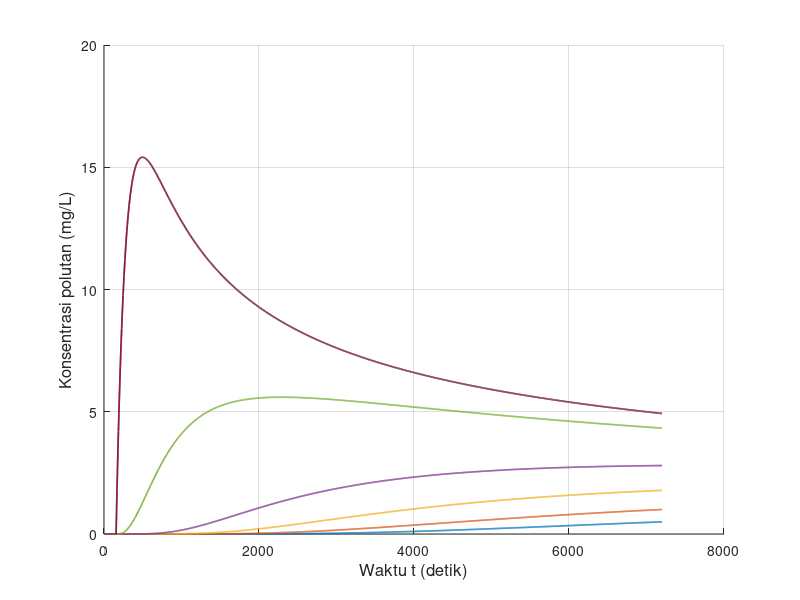

This chart was generated by the following MATLAB code: (Note: this script raises an error after producing the figure.)
clear; clc; close all;

% Feby Syarief Al A`raaf
% 26050124130087
% Oseanografi C
%
% Simulasi adveksi 1 dimensi metode FTCS
% Sumber polutan diskontinu
% Grafik: konsentrasi polutan terhadap waktu
% NIM = 087, sehingga:
% x = 0, y = 8, z = 7
% Konsentrasi sumber = 10*z = 70 mg/L

x = 0;
y = 8;
z = 7;

folder_output = 'output_Diskontinu_FTCS_Terhadap_Waktu';
if ~exist(folder_output, 'dir')
    mkdir(folder_output);
end

Ad1 = 0;
L   = 3000;
T   = 7200;
C   = 10 * z;

scenario(1).nama = 'Skenario 1';
scenario(1).dx   = 15;
scenario(1).dt   = 6;
scenario(1).Ad2  = 0.5;
scenario(1).n    = 20 + z;
scenario(1).m    = 15 + z;

scenario(2).nama = 'Skenario 2';
scenario(2).dx   = 30;
scenario(2).dt   = 6;
scenario(2).Ad2  = 0.05;
scenario(2).n    = 20 + z;
scenario(2).m    = 30 + z;

scenario(3).nama = 'Skenario 3';
scenario(3).dx   = 15;
scenario(3).dt   = 6;
scenario(3).Ad2  = 1;
scenario(3).n    = 20 + z;
scenario(3).m    = 15 + z;

for s = 1:numel(scenario)

    fprintf('\nMemproses %s\n', scenario(s).nama);

    dx   = scenario(s).dx;
    dt   = scenario(s).dt;
    Ad2  = scenario(s).Ad2;
    nsrc = scenario(s).n;
    m    = scenario(s).m;

    n     = 0:dt:T;
    t     = 0:dx:L;
    nmax  = length(n);
    mmax  = length(t);

    alpha1 = (Ad1 * dt) / dx^2;
    alpha2 = (Ad2 * dt) / dx^2;

    fprintf('dx = %.3f m, dt = %.3f s, Ad2 = %.3f m^2/s, n = %d, m = %d\n', dx, dt, Ad2, nsrc, m);
    fprintf('nmax = %d, mmax = %d, alpha2 = %.6f\n', nmax, mmax, alpha2);

    if m > mmax
        fprintf('%s tidak dapat diproses karena grid sumber di luar domain.\n', scenario(s).nama);
        continue;
    end

    if nsrc > nmax
        fprintf('%s tidak dapat diproses karena waktu sumber di luar domain.\n', scenario(s).nama);
        continue;
    end

    if alpha2 > 0.5
        fprintf('%s: peringatan, alpha2 > 0.5 sehingga skema FTCS berpotensi tidak stabil.\n', scenario(s).nama);
    end

    F = zeros(nmax, mmax);

    rv = [10 12 14 16 19 21 23];
    rv_valid = rv(rv >= 1 & rv <= mmax);

    if length(rv_valid) < length(rv)
        fprintf('%s: beberapa grid rv berada di luar domain sehingga tidak digrafikkan.\n', scenario(s).nama);
    end

    history = NaN(nmax, length(rv_valid));

    F(nsrc, m) = C;

    for p = 1:length(rv_valid)
        history(1, p) = F(1, rv_valid(p));
    end

    for na = 1:(nmax - 1)

        if na == nsrc
            F(na, m) = C;
        end

        for i = 2:(mmax - 1)

            F(na + 1, i) = (1 - 2 * alpha2) * F(na, i) ...
                         + alpha2 * (F(na, i + 1) + F(na, i - 1));

        end

        F(na + 1, 1)    = F(na + 1, 2);
        F(na + 1, mmax) = F(na + 1, mmax - 1);

        for p = 1:length(rv_valid)
            history(na + 1, p) = F(na + 1, rv_valid(p));
        end

    end

    fig = figure('Visible', 'off', 'Position', [100 100 1400 600]);
    hold on;

    legend_text = {};

    for k = 1:length(rv_valid)
        plot(n, history(:, k), 'LineWidth', 1.2);
        legend_text{end+1} = sprintf('r = %d', rv_valid(k));
    end

    grid on;
    xlabel('Waktu t (detik)', 'FontSize', 12);
    ylabel('Konsentrasi polutan (mg/L)', 'FontSize', 12);
    title(sprintf('%s - Konsentrasi polutan terhadap waktu', scenario(s).nama), ...
          'Feby Syarief-0087-Ose C', 'FontSize', 14, 'FontWeight', 'bold');
    xlim([n(1), n(end)]);

    y_max = max(history(:), [], 'omitnan');
    if isempty(y_max) || isnan(y_max) || y_max <= 0
        ylim([0 1]);
    else
        ylim([0, max(C * 1.2, y_max * 1.1)]);
    end

    set(gca, 'FontSize', 11);

    legend(legend_text, ...
           'Location', 'northwest', ...
           'FontSize', 8, ...
           'NumColumns', 2, ...
           'Box', 'on');

    hold off;

    nama_file = sprintf('ftcs_diskontinu_waktu_skenario_%d.png', s);
    saveas(fig, fullfile(folder_output, nama_file));
    close(fig);

    fprintf('%s selesai diproses.\n', scenario(s).nama);

end

fprintf('\nSemua skenario telah selesai diproses.\n');
